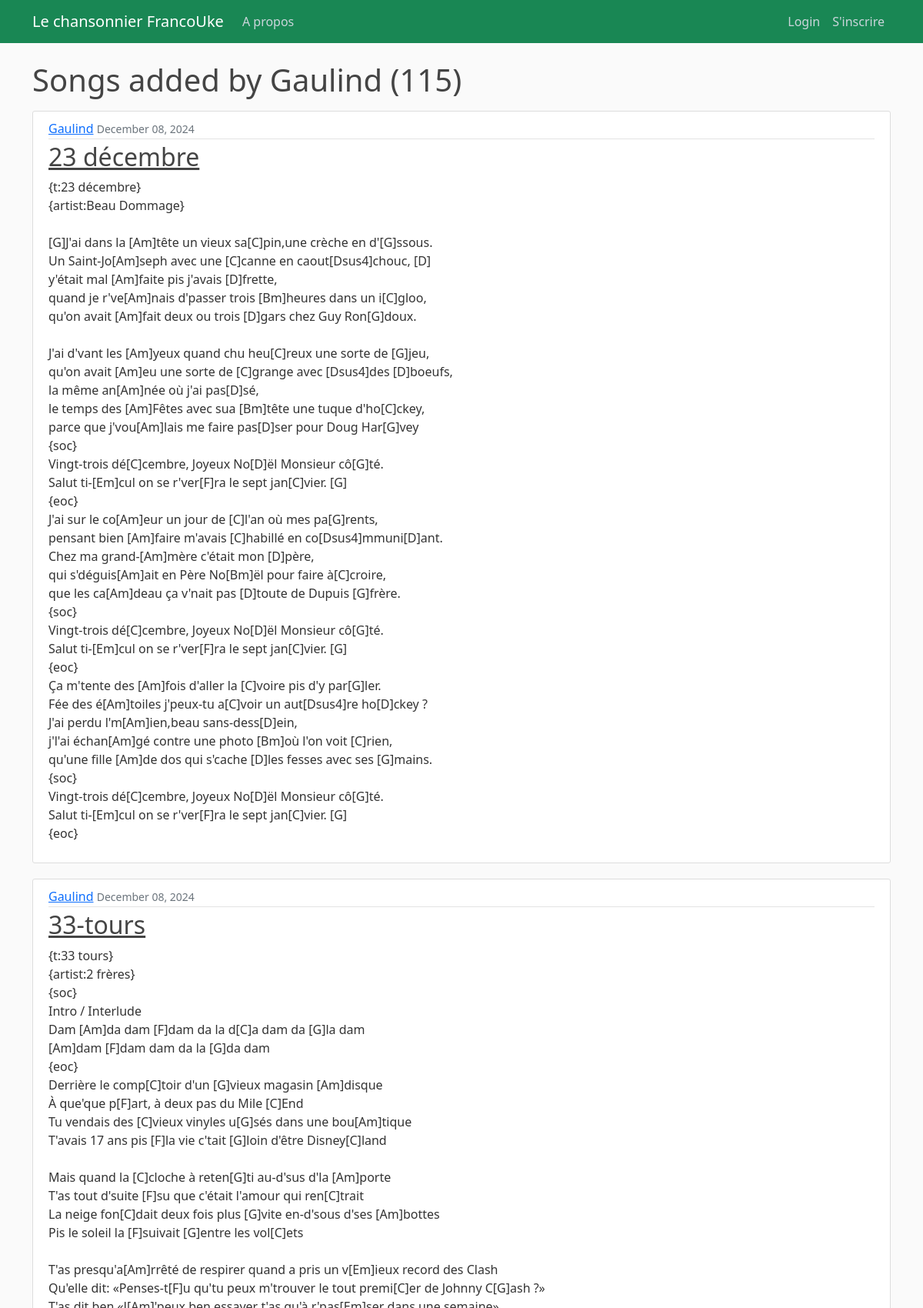
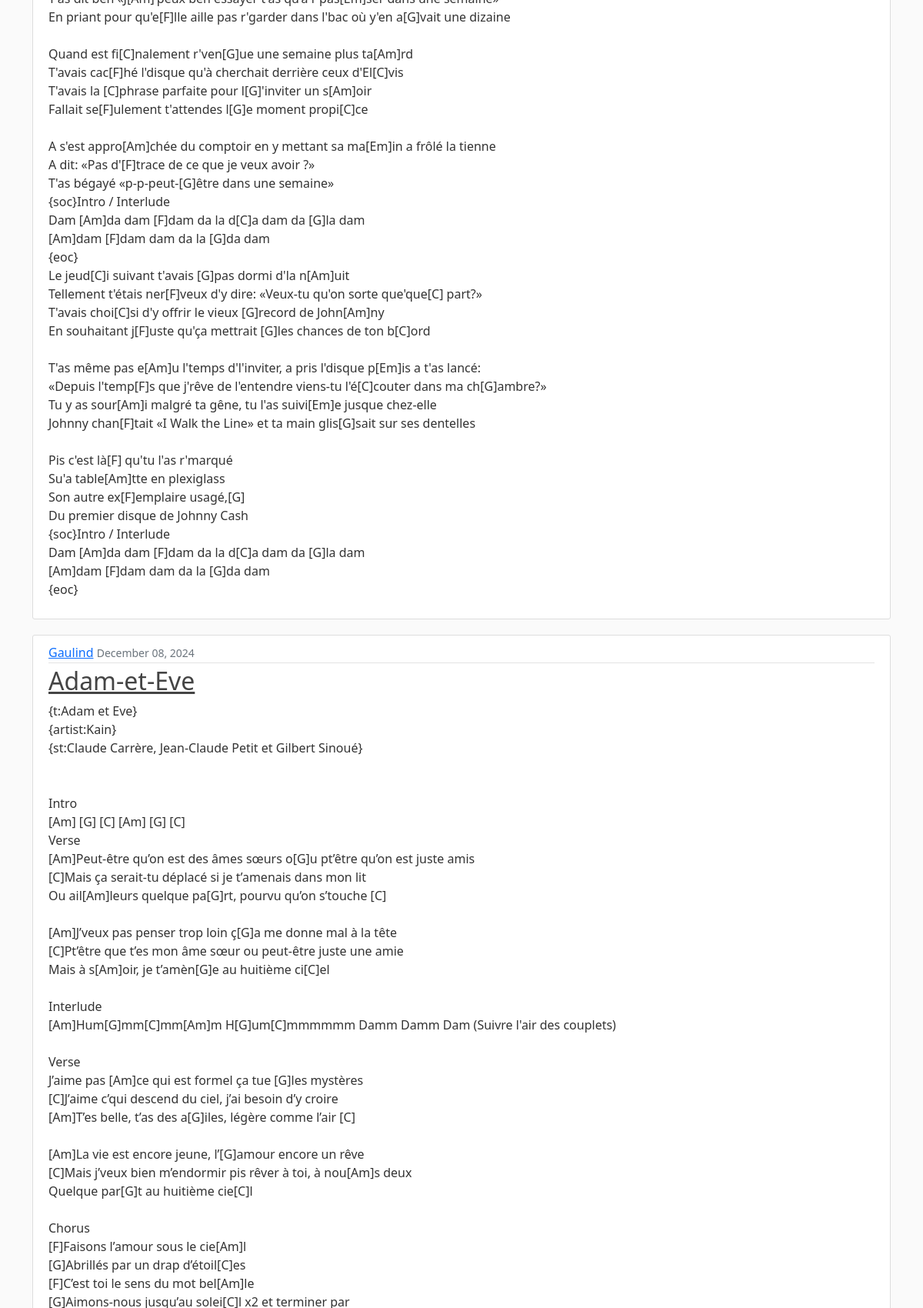
The page /user/Gaulind (upper part) on the database its author committed (2 pictures, top to bottom).
### songbook/models.py (models this page shows, shortened)
class Song(models.Model):
    songTitle = models.CharField(max_length=100, blank=True, null=True)
    songChordPro = models.TextField()  # Original
    lyrics_with_chords = models.JSONField(null=True, blank=True)
    metadata = models.JSONField(blank=True, null=True)  # Stores metadata as JSON
    date_posted = models.DateField(default=timezone.now)
    contributor = models.ForeignKey(User, on_delete=models.CASCADE)

### songbook/views.py (the view)
# urls.py: path('user/<str:username>', UserSongListView.as_view(), name='user-songs'),
class UserSongListView (ListView):
    model = Song
    template_name = 'songbook/user_songs.html'
    context_object_name = 'songs'
    ordering = ['songTitle']
    paginate_by = 15
    def get_queryset(self):
        user = get_object_or_404(User, username=self.kwargs.get('username'))
        return Song.objects.filter(contributor=user).order_by('songTitle')

### songbook/templates/songbook/user_songs.html (shortened to what this page needs)
{% extends "songbook/base.html" %}
{% block content %}
    <h1 class="mb-3">Songs added by {{ view.kwargs.username}} ({{ page_obj.paginator.count}})</h1>
    {% for song in songs %}
        <article class="media content-section">
            <div class="media-body">
            <div class="article-metadata">
                <a class="mr-2" href="{% url 'user-songs' song.contributor.username %}">{{ song.contributor }}</a>
                <small class="text-muted">{{ song.date_posted|date:"F d, Y" }}</small>
            </div>
            <h2><a class="article-title" href="{% url 'song-detail' song.id%}">{{ song.songTitle }}</a></h2>
            <p class="article-content">{{ song.songChordPro }}</p>
            </div>
        </article>
    {% endfor %}
{% endblock content %}

### songbook/static/songbook/main.css (style rules this page uses)
body { background: #fafafa; color: #333333; margin-top: 5rem; }
h1, h2, h3, h4, h5, h6 { color: #444444; }
.content-section { background: #ffffff; padding: 10px 20px; border: 1px solid #dddddd; border-radius: 3px; margin-bottom: 20px; }
.article-title { color: #444444; }
.article-content { white-space: pre-line; }
.article-metadata { padding-bottom: 1px; margin-bottom: 4px; border-bottom: 1px solid #e3e3e3 }

### rows shown on the page
Song: contributor "Gaulind", date_posted "December 08, 2024", songTitle "23 décembre", songChordPro "{t:23 décembre} {artist:Beau Dommage} [G]J'ai dans la [Am]tête un vieux sa[C]pin,une crèche en d'[G]ssous. Un Saint-Jo[Am]seph avec une [C]canne en caout[Dsus4]chouc, [D] y'était mal [Am]faite pis j'avais [D]frette, quand je r've[Am]nais d'passer trois [Bm]heures dans un i[C]gloo, qu'on avait [Am]fait deux ou trois [D]gars chez Guy Ron[G]doux. J'ai d'vant les [Am]yeux quand chu heu[C]reux une sorte de [G]jeu, qu'on avait [Am]eu une sorte de [C]grange avec [Dsus4]des [D]boeufs, la même an[Am]née où j'ai pas[D]sé, le temps des [Am]Fêtes avec sua [Bm]tête une tuque d'ho[C]ckey, parce que j'vou[Am]lais me faire pas[D]ser pour Doug Har[G]vey {soc} Vingt-trois dé[C]cembre, Joyeux No[D]ël Monsieur…"
Song: contributor "Gaulind", date_posted "December 08, 2024", songTitle "33-tours", songChordPro "{t:33 tours} {artist:2 frères} {soc} Intro / Interlude Dam [Am]da dam [F]dam da la d[C]a dam da [G]la dam [Am]dam [F]dam dam da la [G]da dam {eoc} Derrière le comp[C]toir d'un [G]vieux magasin [Am]disque À que'que p[F]art, à deux pas du Mile [C]End Tu vendais des [C]vieux vinyles u[G]sés dans une bou[Am]tique T'avais 17 ans pis [F]la vie c'tait [G]loin d'être Disney[C]land Mais quand la [C]cloche à reten[G]ti au-d'sus d'la [Am]porte T'as tout d'suite [F]su que c'était l'amour qui ren[C]trait La neige fon[C]dait deux fois plus [G]vite en-d'sous d'ses [Am]bottes Pis le soleil la [F]suivait [G]entre les vol[C]ets T'as presqu'a[Am]rrêté de respirer quand a pris un v[Em]ieux record des Clash…"
Song: contributor "Gaulind", date_posted "December 08, 2024", songTitle "Adam-et-Eve"

### other values the page prints
{{ view.kwargs.username }} "Gaulind"
{{ page_obj.paginator.count }} "115"
